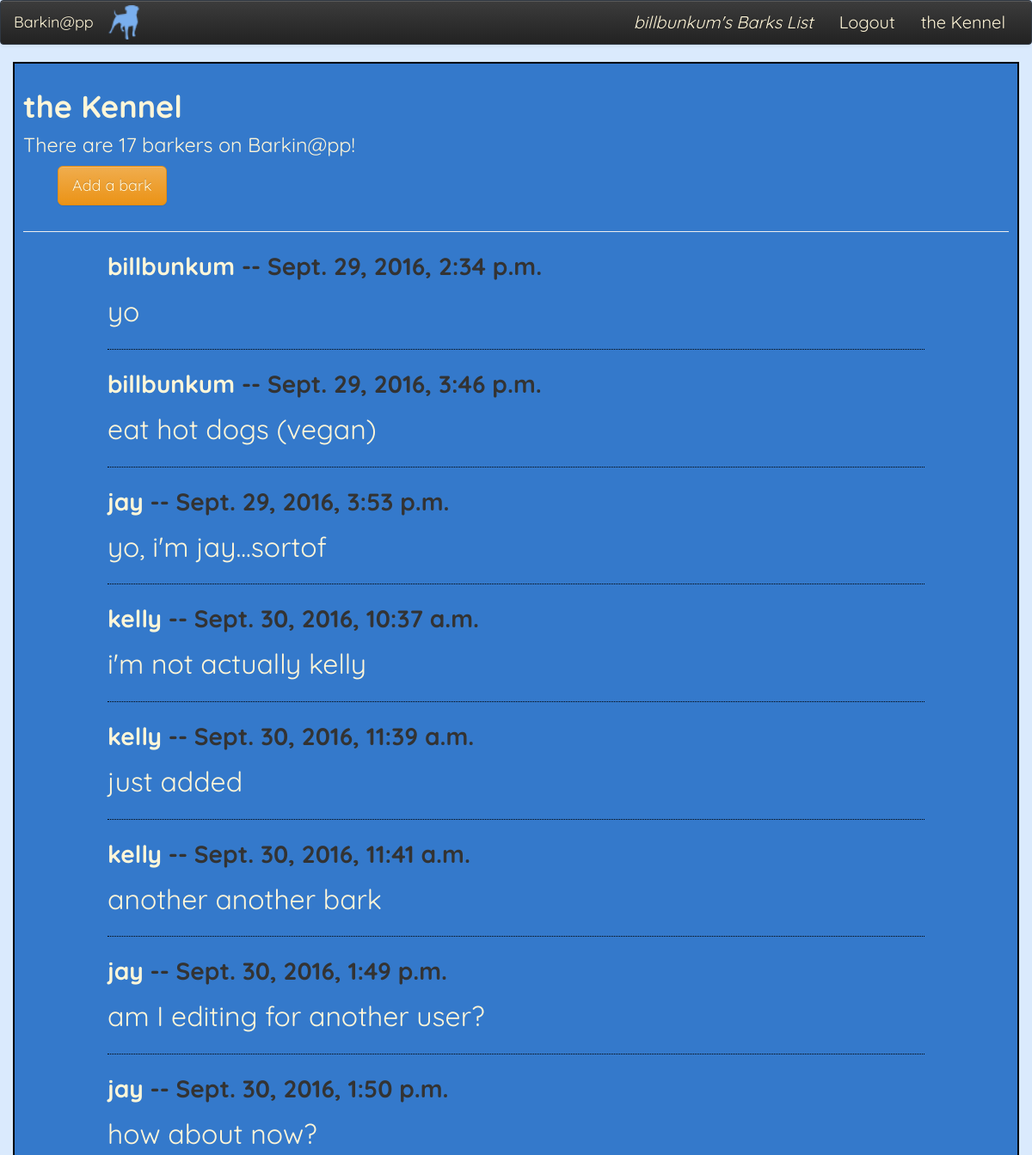
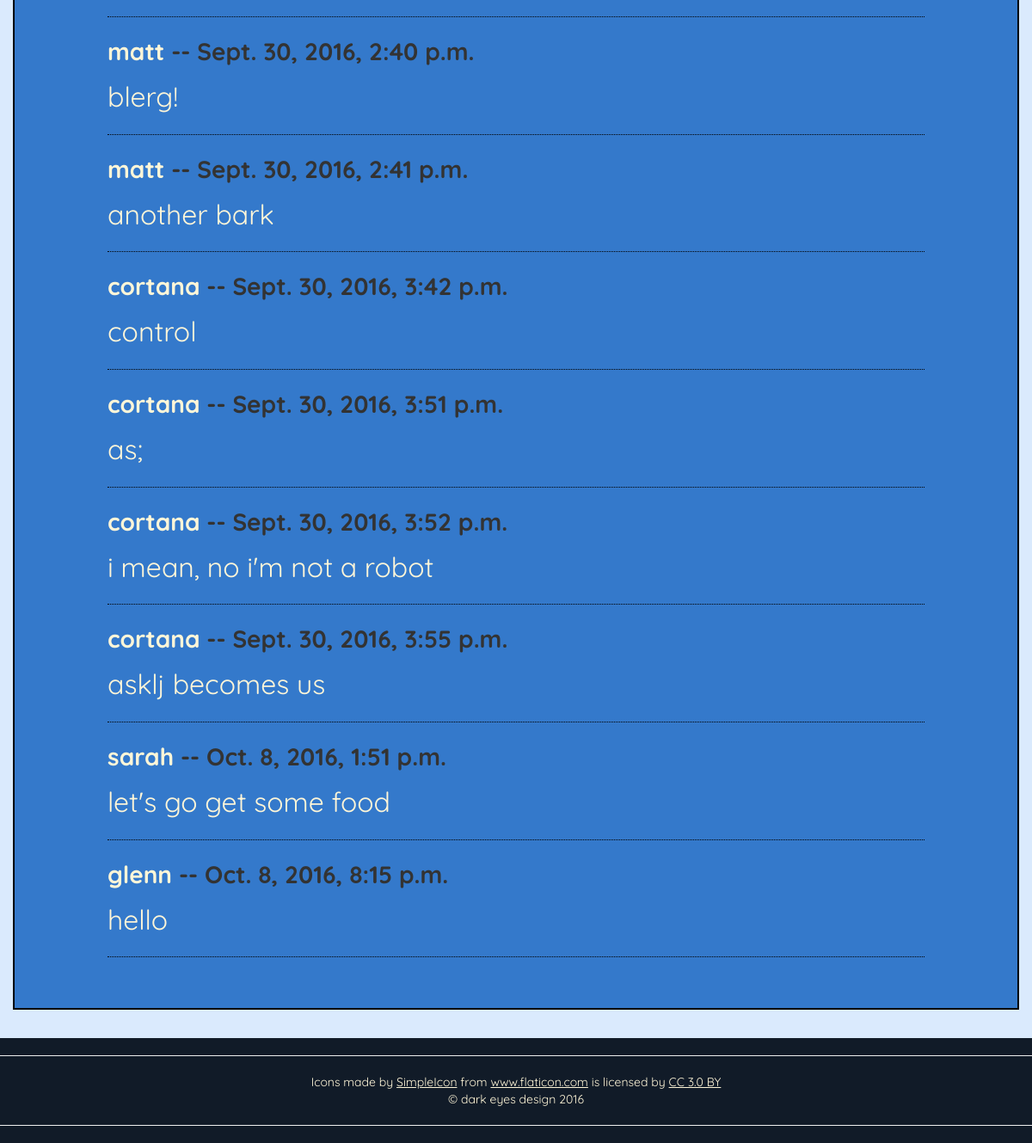
The app's page /barks/users/ (signed in) with its own data (2 pictures, top to bottom).
### barks/models.py (models this page shows, shortened)
class Bark(models.Model):
    user = models.ForeignKey(User, null=True, blank=True)
    content = models.CharField(max_length=60)
    post_date = models.DateTimeField(auto_now_add=True)

### barks/views.py (the view)
def global_barks_list(request): #shows all user's barks
    ubs = Bark.objects.all()
    user_count = User.objects.count()
    context = {
        "ubs": ubs,
        "user_count": user_count,
    }
    return render(request, "barks/global_barks_list.html", context)

### barks/templates/barks/global_barks_list.html
{% extends "core/base.html" %}
{% block content %}
<div class="row">
    <div class="col-md-12">
        <h1>the Kennel<br />
            {% if user_count %}
                <small>There are {{user_count}} barkers on Barkin@pp!</small>
            {% else %}
                <small>There are 0 barkers on Barkin@pp!</small>
            {% endif %}
        </h1>
        <ul>
            <li>
                <a
                    class="btn btn-warning btn-lg"
                    href="{% url 'barks:add_bark' %}"
                >
                    Add a bark
                </a>
            </li>
        </ul>
    </div>
</div>
<hr>
<div class="row">
    <div class="col-md-10 col-md-offset-1">
        {% for bark in ubs %}
            <p class="barker-and-date">
            <a href="{% url 'barks:barks_list' bark.user_id %}"
                title="click to see all &nbsp; {{bark.user.username}}'s  barks"
            >
                {{bark.user.username}}</a>
                -- {{bark.post_date}}
            </p>
            <p class="barkers-bark">
                {{bark.content}}
            </p>
            <hr style="border-top: 1px dotted black;">
        {% endfor %}
    </div>
</div>
{% endblock content %}

### core/templates/core/base.html (shortened to what this page needs)
{% load static %}
<!DOCTYPE html>
<html>
<head>
    <link rel="stylesheet" href="https://maxcdn.bootstrapcdn.com/bootstrap/3.3.7/css/bootstrap.min.css">
    <link rel="stylesheet" href="https://maxcdn.bootstrapcdn.com/bootstrap/3.3.7/css/bootstrap-theme.min.css">
    <link rel="stylesheet" type="text/css" href="{% static 'styles.css' %}" />
</head>
<body>
    <header>
        <nav class="navbar navbar-default navbar-inverse">
            <div class="container-fluid">
                <div class="navbar-header">
                    <span>
                        <img src="{% static 'images/zynga-blue.png' %}"
                            width="40px"
                            class="dog-brand">
                    </span>
                    <a class="navbar-brand" href="{% url 'core:splash' %}">
                        Barkin@pp
                    </a>
                </div>
                <div class="collapse navbar-collapse" id="howdy">
                    <ul class="nav navbar-nav navbar-right">
                        {% if request.user.is_authenticated %}
                            <li role="presentation"
                                class="hello-user"
                            >
                                <a href="{% url 'barks:barks_list' request.user.id %}"
                                    title="Click to view your barks"
                                >
                                    <em>{{user}}'s Barks List</em>
                                </a>
                            </li>
                        {% endif %}
                        {% if request.user.is_authenticated %}
                            <li>
                                <a href="{% url 'accounts:logout' %}">Logout
                                </a>
                            </li>
                        {% endif %}
                            <li role="presentation">
                                <a href="{% url 'barks:global_barks_list' %}"
                                    title="Check out what's barkin!"
                                >the Kennel
                                </a>
                            </li>
                    </ul>
                </div>
            </div>
        </nav>
    </header>
<div class="container">
    {% block content %}
    {% endblock content %}
    <span class="footer-buffer"></span>
</div>
<footer class="page-footer">
    <hr>
    <div class="aligned">
        <div>Icons made by <a href="http://www.flaticon.com/authors/simpleicon" title="SimpleIcon">SimpleIcon</a> from <a href="http://www.flaticon.com" title="Flaticon">www.flaticon.com</a> is licensed by <a href="http://creativecommons.org/licenses/by/3.0/" title="Creative Commons BY 3.0" target="_blank">CC 3.0 BY</a></div>
        <span class="aligned">&copy; dark eyes design 2016</span>
    </div>
    <hr>
</footer>
</body>
</html>

### core/static/styles.css (style rules this page uses)
body { background-color: #DAEAFD; background-repeat: no-repeat; font-family: 'Quicksand', sans-serif; font-size: 20px; }
ul { list-style-type: none; }
h1 small { color: #FFF6D8; }
h1, h2, h3 { color: #FFF6D8; font-weight: bold; }
a:link, a:visited, a:active { color: #FFF6D8; }
.dog-brand { margin-top: 5px; }
.container { background-color: #3479CB; padding: 10px; border: black 2px solid; }
.barker-and-date { font-size: 28px; font-weight: bold; }
.barkers-bark { font-size: 32px; color: #FFF6D8; }
.footer-buffer { padding: 170px; }
.page-footer { position: fixed; bottom: 0px; background-color: #111b28; color: #fff6d8; font-size: 14px; width: 100%; }
.page-footer a:link { text-decoration: underline; }
.aligned { text-align: center; }
.navbar-default { background-color: #111b28; border-color: #303842; }
.navbar-default .navbar-brand { color: #fff6d8; }
.navbar-default .navbar-nav > li > a { color: #fff6d8; }
.navbar-default .navbar-collapse, .navbar-default .navbar-form { border-color: #fff6d8; }

### records on screen
Bark: user.username "billbunkum", post_date "Sept. 29, 2016, 2:34 p.m.", content "yo"
Bark: user.username "billbunkum", post_date "Sept. 29, 2016, 3:46 p.m.", content "eat hot dogs (vegan)"
Bark: user.username "jay", post_date "Sept. 29, 2016, 3:53 p.m.", content "yo, i'm jay...sortof"
Bark: user.username "kelly", post_date "Sept. 30, 2016, 10:37 a.m.", content "i'm not actually kelly"
Bark: user.username "kelly", post_date "Sept. 30, 2016, 11:39 a.m.", content "just added"
Bark: user.username "kelly", post_date "Sept. 30, 2016, 11:41 a.m.", content "another another bark"
Bark: user.username "jay", post_date "Sept. 30, 2016, 1:49 p.m.", content "am I editing for another user?"
Bark: user.username "jay", post_date "Sept. 30, 2016, 1:50 p.m.", content "how about now?"
Bark: user.username "matt", post_date "Sept. 30, 2016, 2:40 p.m.", content "blerg!"
Bark: user.username "matt", post_date "Sept. 30, 2016, 2:41 p.m.", content "another bark"
Bark: user.username "cortana", post_date "Sept. 30, 2016, 3:42 p.m.", content "control"
Bark: user.username "cortana", post_date "Sept. 30, 2016, 3:51 p.m.", content "as;"
Bark: user.username "cortana", post_date "Sept. 30, 2016, 3:52 p.m.", content "i mean, no i'm not a robot"
Bark: user.username "cortana", post_date "Sept. 30, 2016, 3:55 p.m.", content "asklj becomes us"
Bark: user.username "sarah", post_date "Oct. 8, 2016, 1:51 p.m.", content "let's go get some food"
Bark: user.username "glenn", post_date "Oct. 8, 2016, 8:15 p.m.", content "hello"

### other values on screen
{{ user }} "billbunkum"
{{ user_count }} "17"
